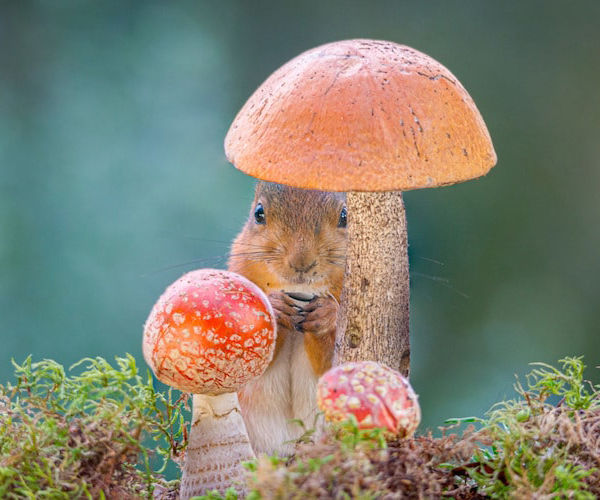
#> input picture PyCharm/pic/Ind.jpg, 600 x 500 px
$ jupyter execute --allow-errors Lab9_Ind.ipynb
#> lines starting #> are read from the running program, lines starting #| are printed output that depends on the picture; after the words box and inside, x2 and y2 are one past the last pixel; in counts of white or black regions, pixels touching at a corner belong together
# Индивидуальное задание. Первая часть

[cell 1]
import cv2
import numpy as np
from matplotlib import pyplot as plt

[cell 2]
img = cv2.imread('pic/Ind.jpg',0)
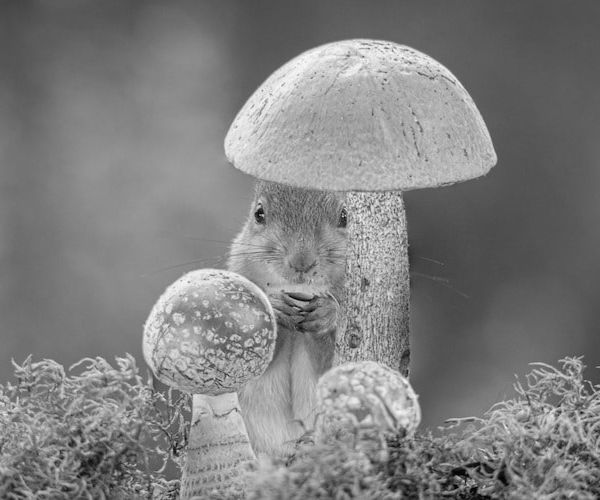
#> img: shape (500, 600); min 0, max 255, mean 127.4
img_cntrs = cv2.imread('pic/Ind.jpg',1)
#> img_cntrs is the input picture: shape (500, 600, 3); mean B, G, R 113.6, 129.4, 128.7
imag = cv2.imread('pic/Ind.jpg',0)

[cell 3]
ret,thresh = cv2.threshold(img,0,255,0)
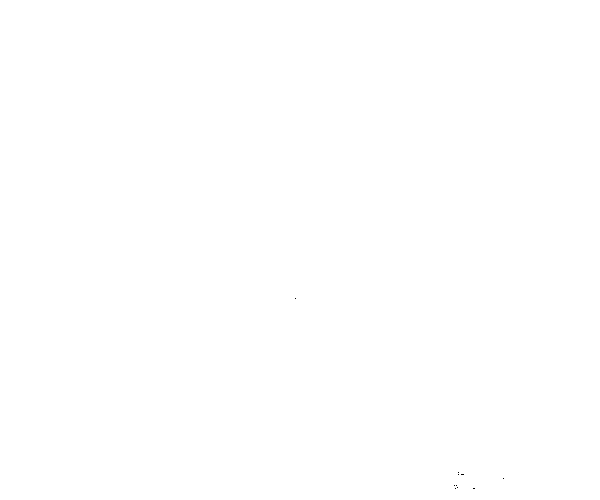
#> thresh: shape (500, 600); 100% white; black in thin lines or dots, all inside (x1, y1, x2, y2) = (295, 298, 504, 489)
#> (the rest of this cell did not finish here and is left out)

#> (a cell that did not finish here is left out)

#> (a cell that did not finish here is left out)

#> (a cell that did not finish here is left out)

#> (a cell that did not finish here is left out)

#> (a cell that did not finish here is left out)

Получим высоту и ширину

#> (a cell that did not finish here is left out)

#> (a cell that did not finish here is left out)

Найдём отношение ширины к высоте

#> (a cell that did not finish here is left out)

Найдём отношение площади контура к площади ограничивающего прямоугольника

#> (a cell that did not finish here is left out)

Найдём эквивалентный диаметр:

#> (a cell that did not finish here is left out)

## Вторая часть

[cell 14]
img = cv2. imread('pic/Cat.jpg',0)
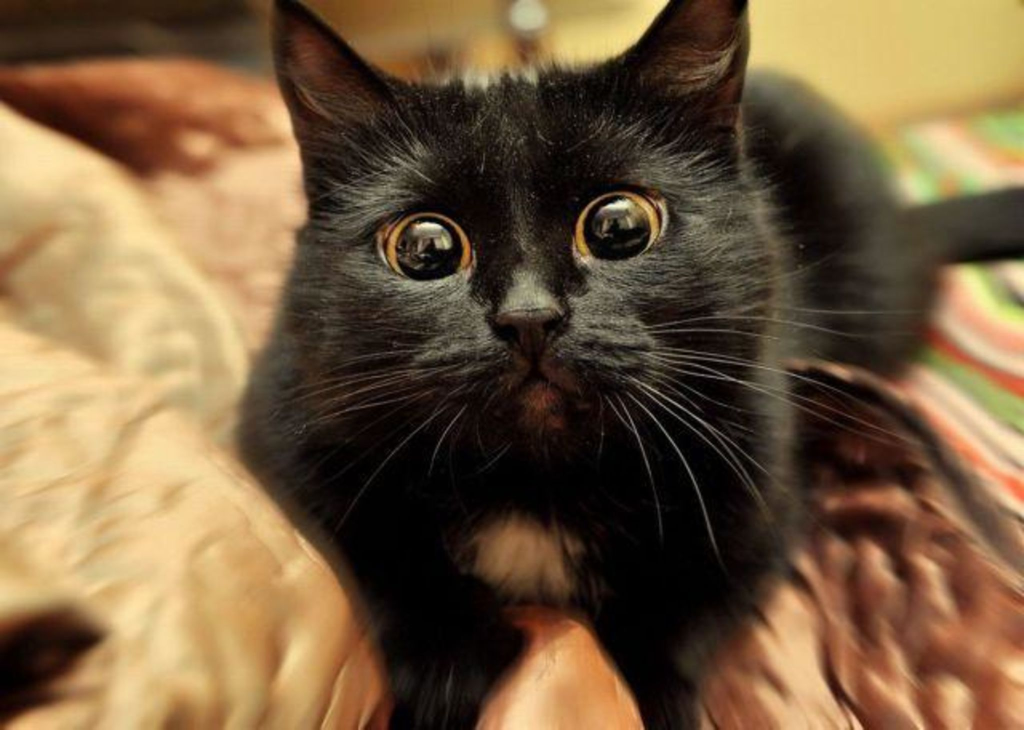
#> input picture PyCharm/pic/Cat.jpg, 2048 x 1459 px (shown at 1/2 size)
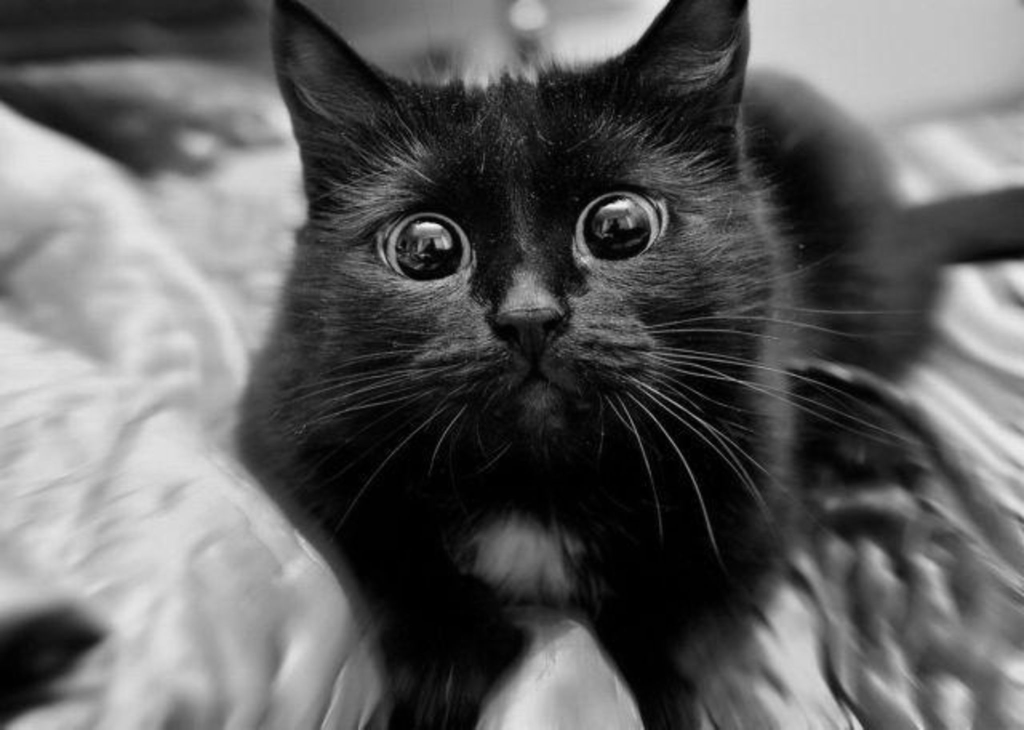
#> img: shape (1459, 2048) (shown at 1/2 size); min 0, max 254, mean 96
ret,thresh = cv2.threshold(img,0,255,0)
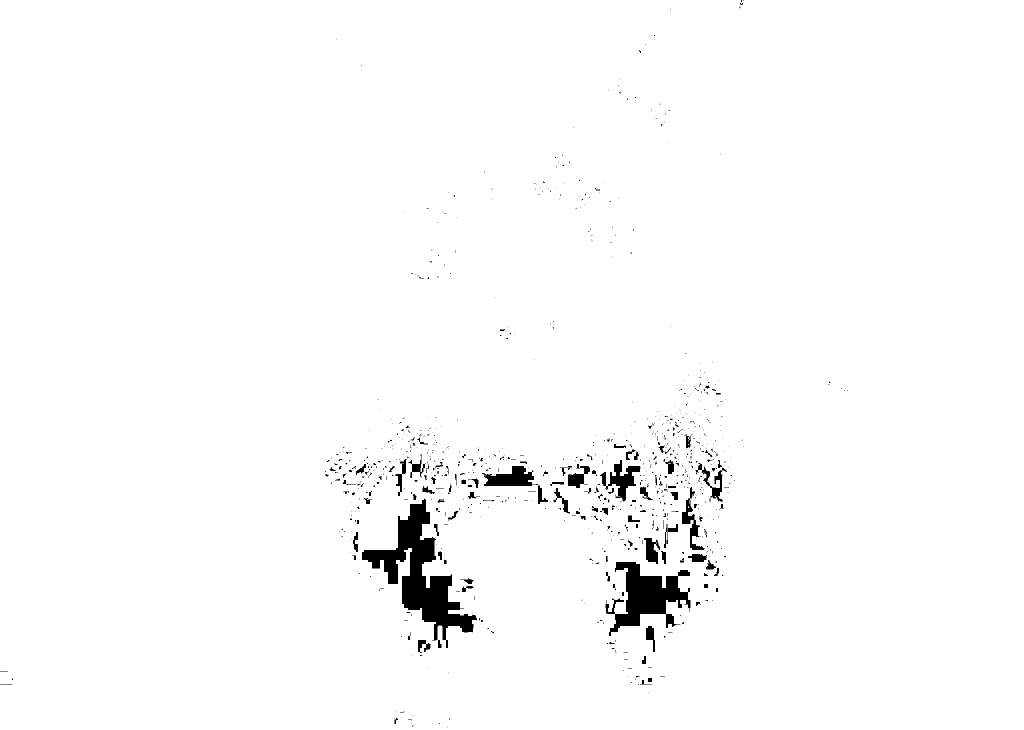
#> thresh: shape (1459, 2048) (shown at 1/2 size); 98.2% white; 842 black regions (703 under 20 px), largest, box (x1, y1, x2, y2) and area: (724, 997, 954, 1296) 19812, (1211, 1124, 1381, 1272) 11052, (964, 932, 1076, 972) 2663
#> (the rest of this cell did not finish here and is left out)
